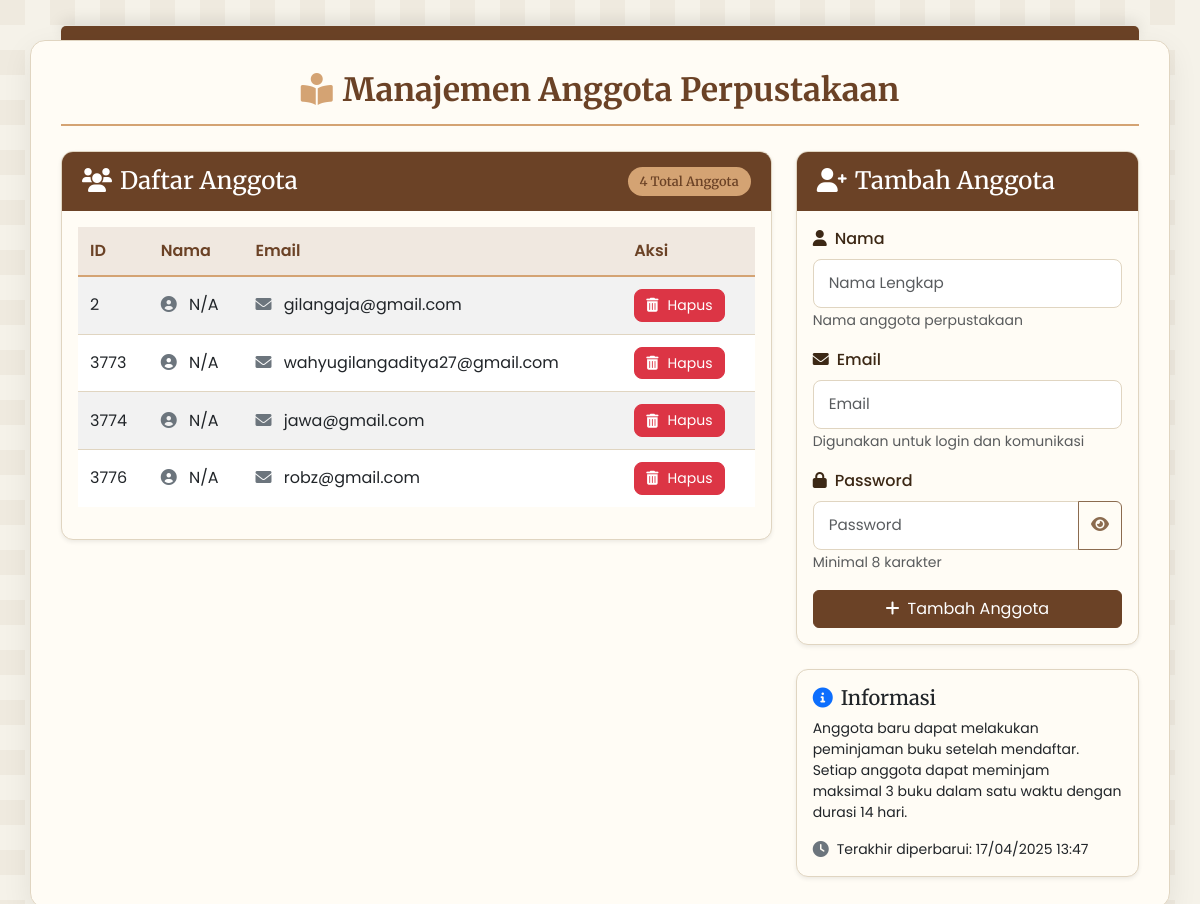
/manage_member.php (signed in), run on the app's committed database.
### tables this page shows
CREATE TABLE `users` (
  `id` int NOT NULL,
  `fullname` varchar(100) NOT NULL DEFAULT 'Unknown',
  `username` varchar(50) NOT NULL,
  `email` varchar(100) NOT NULL,
  `password` varchar(255) NOT NULL,
  `role` enum('admin','member') NOT NULL DEFAULT 'member',
  `created_at` timestamp NULL DEFAULT CURRENT_TIMESTAMP,
  `updated_at` timestamp NULL DEFAULT CURRENT_TIMESTAMP ON UPDATE CURRENT_TIMESTAMP,
  `phone` varchar(20) DEFAULT NULL,
  `address` text,
  `profile_picture` varchar(255) DEFAULT NULL,
  `member_since` date DEFAULT (curdate()),
  `account_status` enum('active','suspended','inactive') DEFAULT 'active'
);

### manage_member.php (the view, shortened to what this page needs)
<?php
include 'config.php';
$name = '';
$email = '';
$result = mysqli_query($conn, "SELECT * FROM users WHERE role='member'");
?>
<!DOCTYPE html>
<html lang="en">
<head>
    <link href="https://cdn.jsdelivr.net/npm/bootstrap@5.3.0/dist/css/bootstrap.min.css" rel="stylesheet">
    <link href="https://cdn.jsdelivr.net/npm/sweetalert2@11/dist/sweetalert2.min.css" rel="stylesheet">
    <link href="https://cdnjs.cloudflare.com/ajax/libs/font-awesome/6.0.0-beta3/css/all.min.css" rel="stylesheet">
    <link rel="stylesheet" href="manage_member.css?v=<?php echo time(); ?>">
</head>
<body>
    <div class="container container-custom">
        <h2 class="page-title text-center">
            <i class="fas fa-book-reader library-icon"></i>Manajemen Anggota Perpustakaan
        </h2>
        <div class="row">
            <div class="col-md-8">
                <div class="card shadow-sm mb-4">
                    <div class="card-header d-flex justify-content-between align-items-center">
                        <h4 class="mb-0"><i class="fas fa-users me-2"></i>Daftar Anggota</h4>
                        <span class="badge member-count"><?php echo mysqli_num_rows($result); ?> Total Anggota</span>
                    </div>
                    <div class="card-body">
                        <div class="table-responsive">
                            <table class="table table-striped table-hover">
                                <thead>
                                    <tr>
                                        <th>ID</th>
                                        <th>Nama</th>
                                        <th>Email</th>
                                        <th>Aksi</th>
                                    </tr>
                                </thead>
                                <tbody>
                                    <?php
                                    while ($row = mysqli_fetch_assoc($result)) {
                                    ?>
                                        <tr>
                                            <td><?php echo htmlspecialchars($row['id']); ?></td>
                                            <td>
                                                <i class="fas fa-user-circle me-2 text-secondary"></i>
                                                <?php echo isset($row['name']) ? htmlspecialchars($row['name']) : 'N/A'; ?>
                                            </td>
                                            <td>
                                                <i class="fas fa-envelope me-2 text-secondary"></i>
                                                <?php echo htmlspecialchars($row['email']); ?>
                                            </td>
                                            <td>
                                                <button class="btn btn-danger btn-sm btn-action delete-member" data-id="<?php echo $row['id']; ?>">
                                                    <i class="fas fa-trash-alt me-1"></i>Hapus
                                                </button>
                                            </td>
                                        </tr>
                                    <?php } ?>
                                </tbody>
                            </table>
                        </div>
                    </div>
                </div>
            </div>
            <div class="col-md-4">
                <div class="card shadow-sm">
                    <div class="card-header">
                        <h4 class="mb-0"><i class="fas fa-user-plus me-2"></i>Tambah Anggota</h4>
                    </div>
                    <div class="card-body">
                        <form method="post" id="addMemberForm">
                            <div class="mb-3">
                                <label class="form-label"><i class="fas fa-user me-2"></i>Nama</label>
                                <input type="text" name="name" class="form-control" placeholder="Nama Lengkap"
                                       value="<?php echo htmlspecialchars($name); ?>" required>
                                <small class="text-muted">Nama anggota perpustakaan</small>
                            </div>
                            <div class="mb-3">
                                <label class="form-label"><i class="fas fa-envelope me-2"></i>Email</label>
                                <input type="email" name="email" class="form-control" placeholder="Email"
                                       value="<?php echo htmlspecialchars($email); ?>" required>
                                <small class="text-muted">Digunakan untuk login dan komunikasi</small>
                            </div>
                            <div class="mb-3">
                                <label class="form-label"><i class="fas fa-lock me-2"></i>Password</label>
                                <div class="input-group">
                                    <input type="password" name="password" class="form-control" placeholder="Password" required>
                                    <button class="btn btn-outline-secondary toggle-password" type="button">
                                        <i class="fas fa-eye"></i>
                                    </button>
                                </div>
                                <small class="text-muted">Minimal 8 karakter</small>
                            </div>
                            <button type="submit" name="add_member" class="btn btn-primary w-100">
                                <i class="fas fa-plus me-2"></i>Tambah Anggota
                            </button>
                        </form>
                    </div>
                </div>
                <div class="card shadow-sm mt-4">
                    <div class="card-body">
                        <h5 class="card-title"><i class="fas fa-info-circle me-2 text-primary"></i>Informasi</h5>
                        <p class="card-text small">Anggota baru dapat melakukan peminjaman buku setelah mendaftar. Setiap anggota dapat meminjam maksimal 3 buku dalam satu waktu dengan durasi 14 hari.</p>
                        <div class="d-flex align-items-center mt-3">
                            <i class="fas fa-clock text-secondary me-2"></i>
                            <small>Terakhir diperbarui: <?php echo date('d/m/Y H:i'); ?></small>
                        </div>
                    </div>
                </div>
            </div>
        </div>
    </div>
</body>
</html>

### manage_member.css (style rules this page uses)
:root { --primary-color: #6b4226; --secondary-color: #8b6b4f; --accent-color: #d4a373; --bg-light: #f5f2e9; --bg-card: #fffcf5; --text-dark: #3c2815; --text-muted: #6c757d; --border-color: #e0d5c1; }
body { background-color: var(--bg-light); font-family: 'Poppins', sans-serif; color: var(--text-dark); background-attachment: fixed; }
h1, h2, h3, h4, h5, h6 { font-family: 'Merriweather', serif; }
.container-custom { background-color: var(--bg-card); border-radius: 15px; box-shadow: 0 10px 30px rgba(0,0,0,0.08); padding: 30px; margin-top: 40px; margin-bottom: 40px; border: 1px solid var(--border-color); transition: all 0.3s ease; position: relative; }
.container-custom:before { content: ""; position: absolute; top: -15px; left: 30px; right: 30px; height: 15px; background-color: var(--primary-color); border-radius: 5px 5px 0 0; z-index: -1; box-shadow: 0 -5px 15px rgba(0,0,0,0.1); }
.card { background-color: var(--bg-card); border: 1px solid var(--border-color); border-radius: 12px; transition: transform 0.3s ease, box-shadow 0.3s ease; overflow: hidden; }
.card-header { background-color: var(--primary-color); color: white; border-bottom: none; font-family: 'Merriweather', serif; padding: 15px 20px; }
.table { border-collapse: separate; border-spacing: 0; }
.table thead th { background-color: rgba(107, 66, 38, 0.1); color: var(--primary-color); font-weight: 600; border-bottom: 2px solid var(--accent-color); padding: 12px; }
.table tbody td { vertical-align: middle; padding: 12px; border-bottom: 1px solid var(--border-color); }
.table tbody tr:last-child td { border-bottom: none; }
.btn-primary { background-color: var(--primary-color); border-color: var(--primary-color); }
.btn-outline-secondary { color: var(--secondary-color); border-color: var(--secondary-color); }
.btn-danger { background-color: #dc3545; border-color: #dc3545; }
.btn-action { display: inline-flex; align-items: center; justify-content: center; gap: 5px; padding: 0.3rem 0.7rem; transition: all 0.3s ease; border-radius: 8px; }
.form-control { border-radius: 8px; border: 1px solid var(--border-color); padding: 12px 15px; font-size: 0.95rem; transition: all 0.3s ease; background-color: #fff; }
.form-label { color: var(--text-dark); font-weight: 500; margin-bottom: 8px; }
.badge { padding: 8px 12px; border-radius: 50px; font-weight: 500; font-size: 0.8rem; }
.page-title { color: var(--primary-color); margin-bottom: 25px; padding-bottom: 15px; border-bottom: 2px solid var(--accent-color); font-weight: 700; }
.library-icon { color: var(--accent-color); margin-right: 10px; }
.member-count { background-color: var(--accent-color); color: var(--primary-color); font-weight: 600; }

### data on the page
users: id "2", email "gilangaja@gmail.com"
users: id "3773", email "wahyugilangaditya27@gmail.com"
users: id "3774", email "jawa@gmail.com"
users: id "3776", email "robz@gmail.com"

### other printed values
mysqli_num_rows($result) "4"
